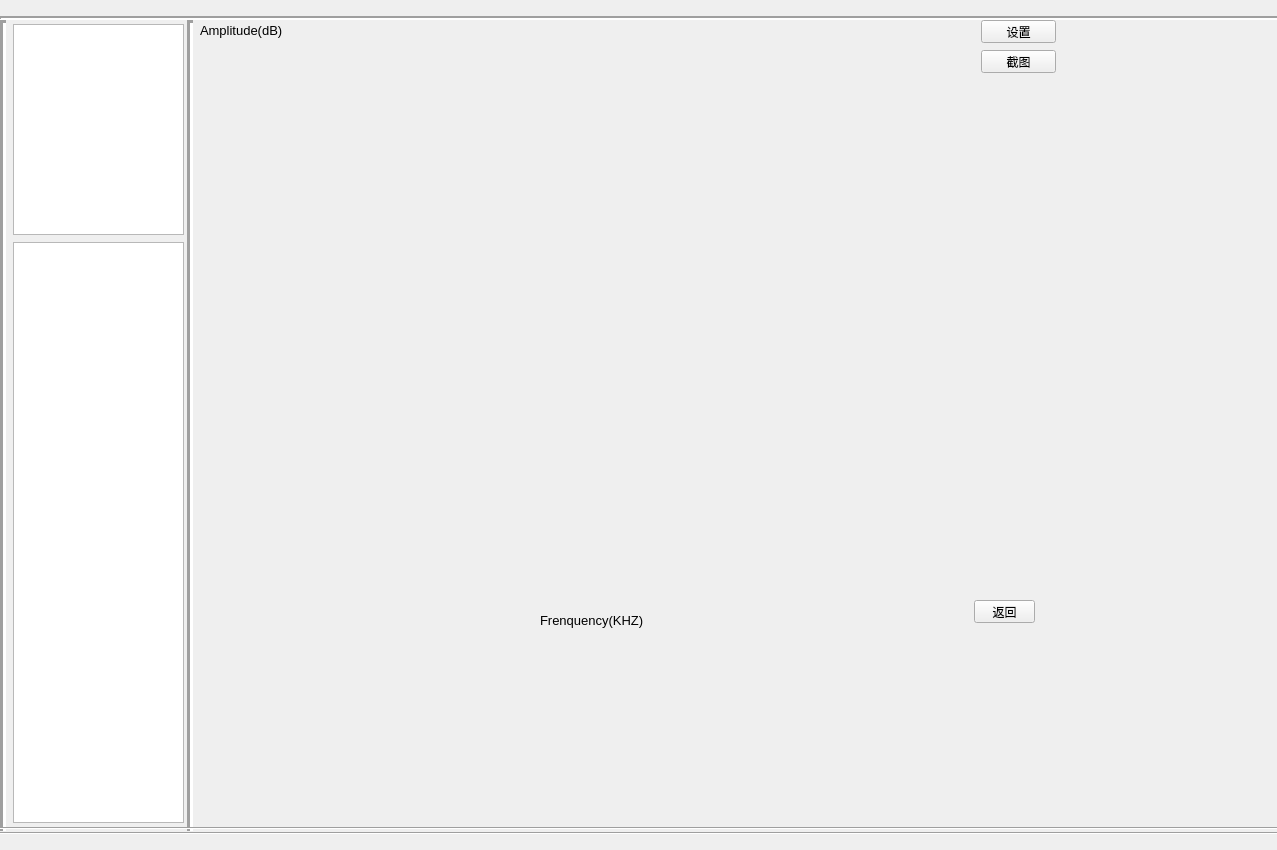
<?xml version="1.0" encoding="UTF-8"?>
<ui version="4.0">
 <class>effLine</class>
 <widget class="QWidget" name="effLine">
  <property name="geometry">
   <rect>
    <x>0</x>
    <y>0</y>
    <width>1277</width>
    <height>850</height>
   </rect>
  </property>
  <property name="windowTitle">
   <string>Form</string>
  </property>
  <widget class="QPushButton" name="retbt">
   <property name="geometry">
    <rect>
     <x>974</x>
     <y>600</y>
     <width>61</width>
     <height>23</height>
    </rect>
   </property>
   <property name="text">
    <string>返回</string>
   </property>
  </widget>
  <widget class="QPushButton" name="settingbt">
   <property name="geometry">
    <rect>
     <x>981</x>
     <y>20</y>
     <width>75</width>
     <height>23</height>
    </rect>
   </property>
   <property name="text">
    <string>设置</string>
   </property>
  </widget>
  <widget class="QPushButton" name="snapbt">
   <property name="geometry">
    <rect>
     <x>981</x>
     <y>50</y>
     <width>75</width>
     <height>23</height>
    </rect>
   </property>
   <property name="text">
    <string>截图</string>
   </property>
  </widget>
  <widget class="QLabel" name="label">
   <property name="geometry">
    <rect>
     <x>540</x>
     <y>610</y>
     <width>111</width>
     <height>21</height>
    </rect>
   </property>
   <property name="font">
    <font>
     <pointsize>10</pointsize>
    </font>
   </property>
   <property name="text">
    <string>Frenquency(KHZ)</string>
   </property>
  </widget>
  <widget class="QLabel" name="label_2">
   <property name="geometry">
    <rect>
     <x>200</x>
     <y>20</y>
     <width>91</width>
     <height>21</height>
    </rect>
   </property>
   <property name="sizePolicy">
    <sizepolicy hsizetype="Preferred" vsizetype="Preferred">
     <horstretch>0</horstretch>
     <verstretch>0</verstretch>
    </sizepolicy>
   </property>
   <property name="font">
    <font>
     <pointsize>10</pointsize>
    </font>
   </property>
   <property name="text">
    <string>Amplitude(dB)</string>
   </property>
   <property name="wordWrap">
    <bool>false</bool>
   </property>
  </widget>
  <widget class="Line" name="line">
   <property name="geometry">
    <rect>
     <x>180</x>
     <y>20</y>
     <width>20</width>
     <height>811</height>
    </rect>
   </property>
   <property name="lineWidth">
    <number>3</number>
   </property>
   <property name="orientation">
    <enum>Qt::Vertical</enum>
   </property>
  </widget>
  <widget class="Line" name="line_2">
   <property name="geometry">
    <rect>
     <x>0</x>
     <y>10</y>
     <width>1591</width>
     <height>16</height>
    </rect>
   </property>
   <property name="lineWidth">
    <number>2</number>
   </property>
   <property name="orientation">
    <enum>Qt::Horizontal</enum>
   </property>
  </widget>
  <widget class="Line" name="line_3">
   <property name="geometry">
    <rect>
     <x>-7</x>
     <y>20</y>
     <width>20</width>
     <height>811</height>
    </rect>
   </property>
   <property name="lineWidth">
    <number>3</number>
   </property>
   <property name="orientation">
    <enum>Qt::Vertical</enum>
   </property>
  </widget>
  <widget class="Line" name="line_4">
   <property name="geometry">
    <rect>
     <x>0</x>
     <y>825</y>
     <width>1601</width>
     <height>16</height>
    </rect>
   </property>
   <property name="orientation">
    <enum>Qt::Horizontal</enum>
   </property>
  </widget>
  <widget class="Line" name="line_5">
   <property name="geometry">
    <rect>
     <x>0</x>
     <y>820</y>
     <width>1601</width>
     <height>16</height>
    </rect>
   </property>
   <property name="orientation">
    <enum>Qt::Horizontal</enum>
   </property>
  </widget>
  <widget class="QTableWidget" name="tb_Param">
   <property name="geometry">
    <rect>
     <x>13</x>
     <y>24</y>
     <width>171</width>
     <height>211</height>
    </rect>
   </property>
   <property name="sizePolicy">
    <sizepolicy hsizetype="Fixed" vsizetype="Fixed">
     <horstretch>0</horstretch>
     <verstretch>0</verstretch>
    </sizepolicy>
   </property>
   <property name="maximumSize">
    <size>
     <width>16777215</width>
     <height>16777215</height>
    </size>
   </property>
   <property name="font">
    <font>
     <pointsize>9</pointsize>
    </font>
   </property>
   <property name="horizontalScrollMode">
    <enum>QAbstractItemView::ScrollPerPixel</enum>
   </property>
  </widget>
  <widget class="QTableWidget" name="tb_datas">
   <property name="geometry">
    <rect>
     <x>13</x>
     <y>242</y>
     <width>171</width>
     <height>581</height>
    </rect>
   </property>
   <property name="sizePolicy">
    <sizepolicy hsizetype="Fixed" vsizetype="Fixed">
     <horstretch>0</horstretch>
     <verstretch>0</verstretch>
    </sizepolicy>
   </property>
   <property name="font">
    <font>
     <pointsize>8</pointsize>
    </font>
   </property>
   <property name="tabKeyNavigation">
    <bool>true</bool>
   </property>
   <property name="dragEnabled">
    <bool>true</bool>
   </property>
  </widget>
 </widget>
 <resources/>
 <connections/>
</ui>
